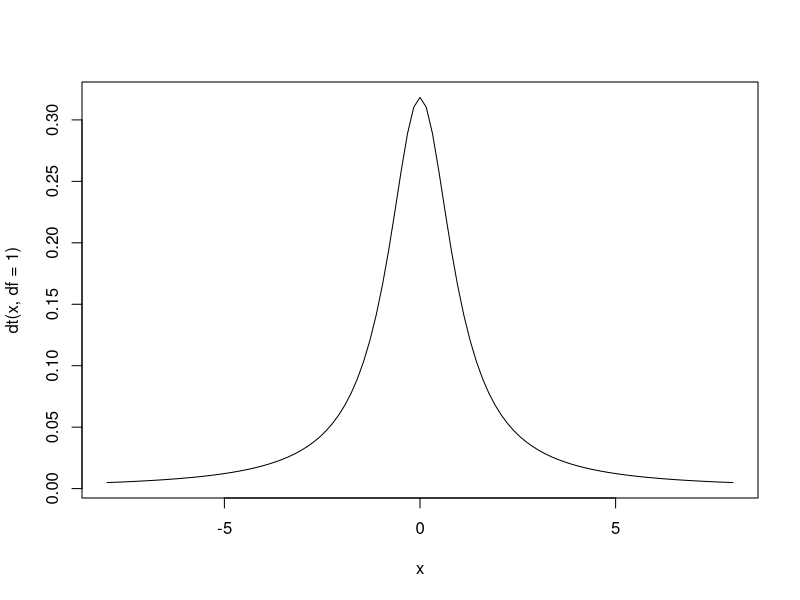
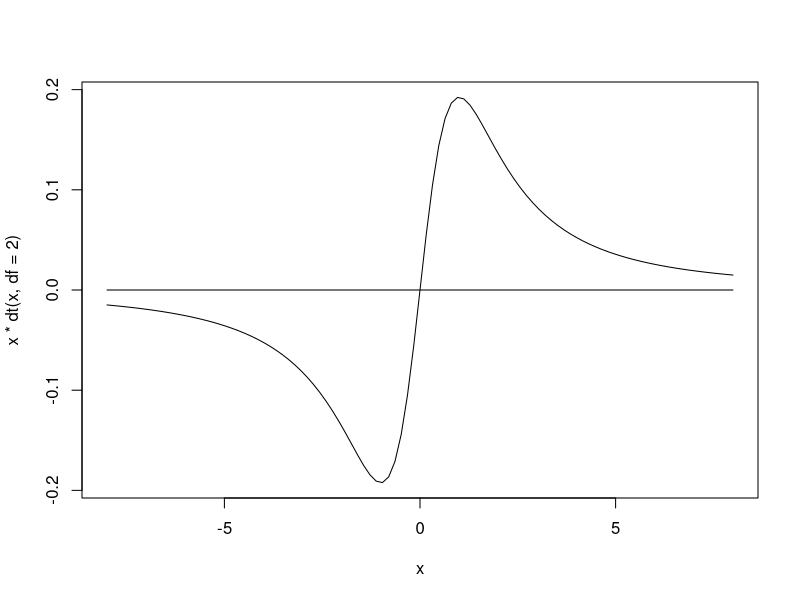

Write R code to recreate these figures, in order.
#
#
#
#
#
#
#
#
#
#
#
#
#
#
#
#
#
#
#
#
#
#
#
#
#
#
#
#
#
#
#
#
#
#
#
#
#
#
#
#
#
#
#
#
#
#
#
#
#
#
#
#
#
#
#
#
#
#
#
#
#
#
#
#
#
#
#
#
#
#
#
#
#
#
#
#
#
#
#
#
#
#
#
#
#
#
#
#
#
#
#
#
#
#
#
#
#
#
#
#
#
#
#
#
#
#
#
#
#
#
#
#
#
#
#
#
#
#
#
#
#
#
#
#
#
#
#
#
#
#
#
#
#
#
#
#
#
#
#
#
#
#
#
#
#
#
#
#
#
#
#
#
#
#
#
#
#
#
#
#
#
#
#
#
#
#
#
#
#
#
#
#
#
#
#
#
#
#
#
#
#
#
#
#
#
#
#
#
#
#
#
#
#
#
#
#
#
#
#
#
#
#
#
#
#
#
#
#
#
#
#
#
#
#
#
#
#
#
#
#
#
#
#
#
#
#
#
#
#
#
#
#
#
#
#
#
#
#
#
#
#
#
#
#
#
#
#
#
#
#
#
#
#
#
#
#
#
#
#
#
#
#
#
#
#
#
#
#
#
#
#
#
#
#
#
#
#
#
#
#
#
#
#
#
pass <- function(x) {
   x * pnorm(x) + dnorm(x)
}
passed <- function(x) {
   x * pnorm(x) + dnorm(x) - x
}
share <- function(x) {
   pass(x) / (pass(x) + passed(x))
}
ratio <- function(x) {
   pass(x) / passed(x)
}
ratio(1.3)
pnorm(1.3) / (1 - pnorm(1.3))
share(.5)
pnorm(.5)

ratio_sum <- function(x, density) {
   range <- 100
   percentile <- 0
   for (speed in seq(-range, x, 0.1)) {
      percentile <- percentile + density(speed) * 0.1
   }
   pass <- 0 # people you pass
   for (speed in seq(-range, x, 0.1)) {
      pass <- pass + density(speed) * (x - speed) * 0.1
   }
   passed <- 0 # people you're passed by
   for (speed in seq(x, range, 0.1)) {
      passed <- passed + density(speed) * (speed - x) * 0.1
   }
   # return (pass/passed) and (slower/faster)
   return(c(pass / passed, (percentile / (1 - percentile))))
}
ratio_sum(5, dnorm)
ratio_sum(5, function(x) {
   dt(x, df = 1)
})
ratio_sum(5, function(x) {
   dt(x, df = 2)
})

curve(dt(x, df = 1), -8, 8)
curve(x * dt(x, df = 2), from = -8, to = 8)
curve(x^0 - 1, -8, 8, add = TRUE)
# density= function(x){dt(x,df=1)}
# plot(density,xlim=c(-10,10))
#
#
#
#
#
#
#
#
#
#
#
#
#
#
#
#
#
#
#
#
#
#
#
#
#
#
#
#
#
#
#
#
#
#
#
#
#
#
#
#
#
#
#
#
#
#
#
#
#
#
#
#
#
